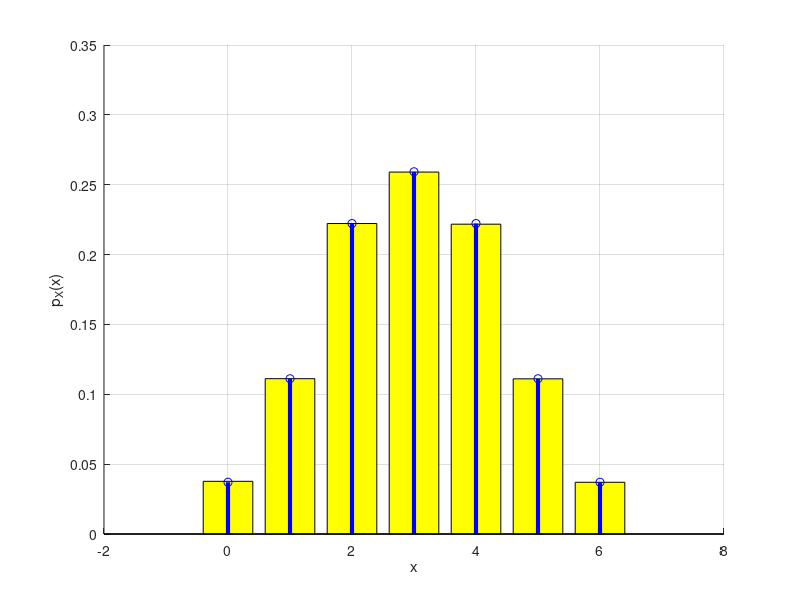
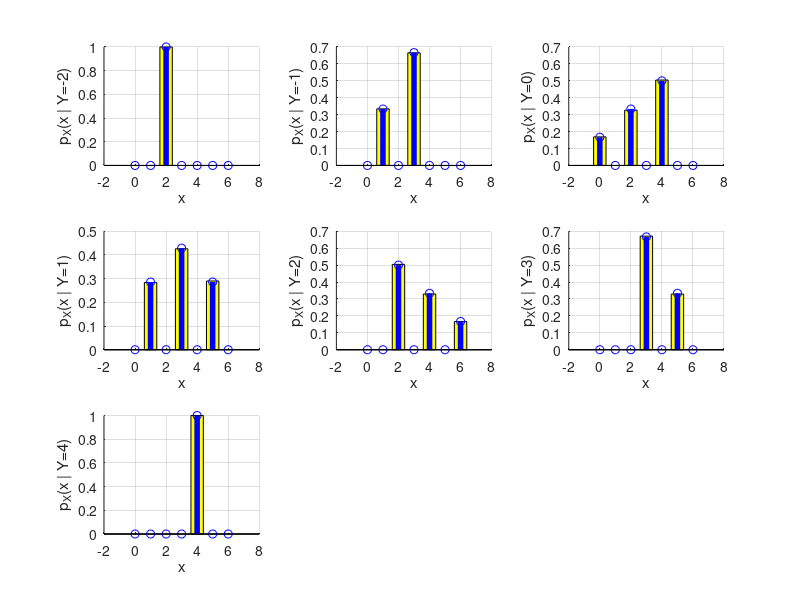
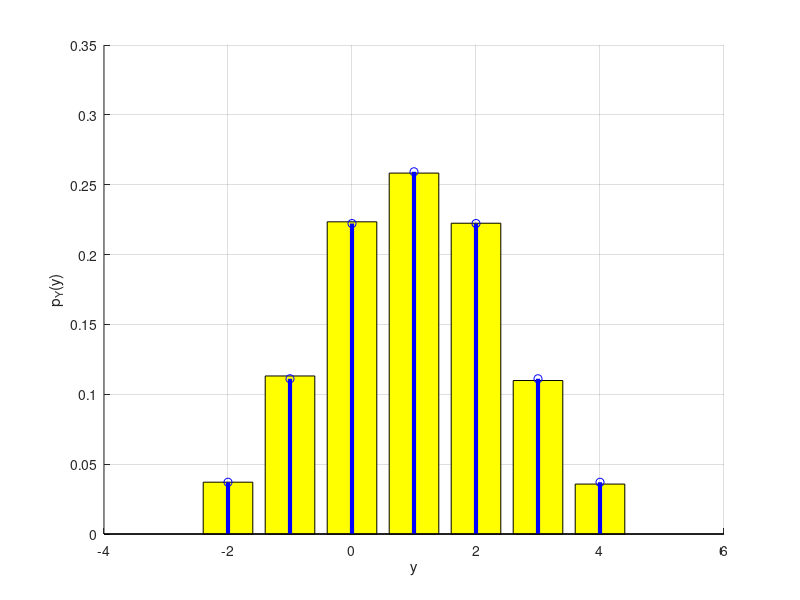
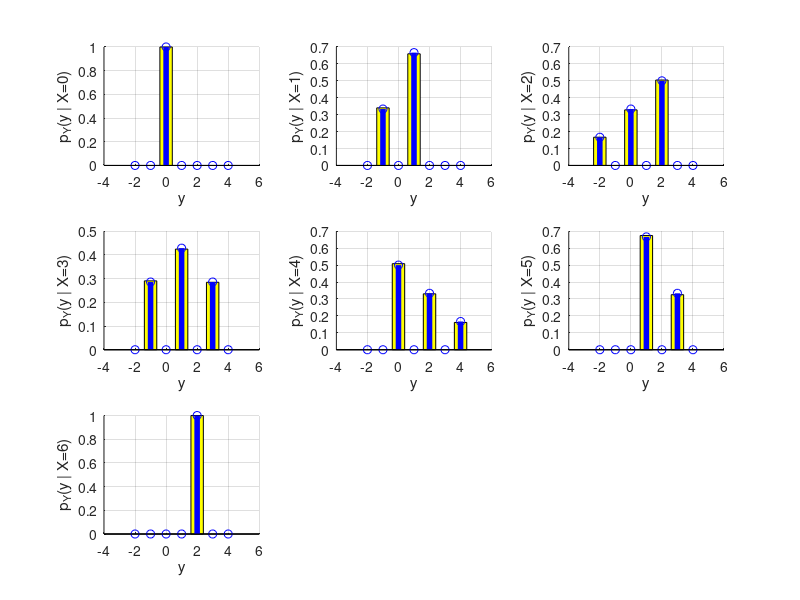

The MATLAB source for these figures, in order:
close all; clear all; clc;
pkg load statistics;

N = 1e5;

U1 = randi([0 2], 1, N);
U2 = randi([0 2], 1, N);
U3 = randi([0 2], 1, N);

X = U1 + U2 + U3;
Y = U1 + U2 - U3;

x = [0 1 2 3 4 5 6];
y = [-2 -1 0 1 2 3 4];


% Conjunta

pmfXY_sim = hist3([X' Y'], {x, y}) / N
pmfXY_teo = [   0      0   1/27      0      0      0      0; 
                0   1/27      0   2/27      0      0      0;
             1/27      0   2/27      0   3/27      0      0;
                0   2/27      0   3/27      0   2/27      0;
                0      0   3/27      0   2/27      0   1/27;
                0      0      0   2/27      0   1/27      0;
                0      0      0      0   1/27      0      0]

% Marginais

pmfX_sim = hist(X, x) / N
pmfX_teo = [1/27 3/27 6/27 7/27 6/27 3/27 1/27]

pmfY_sim = hist(Y, y) / N
pmfY_teo = [1/27 3/27 6/27 7/27 6/27 3/27 1/27]

% Condicionais

pmfX_condY_sim = zeros(length(x), length(y));
for i = 1:length(y)
  XcondY = X(Y == y(i));
  pmfX_condY_sim(i, :) = hist(XcondY, x) / sum(Y == y(i));
end

pmfX_condY_sim
pmfX_condY_teo = [  0   0   1   0   0   0   0;
                    0 1/3   0 2/3   0   0   0;
                  1/6   0 2/6   0 3/6   0   0;
                    0 2/7   0 3/7   0 2/7   0;
                    0   0 3/6   0 2/6   0 1/6;
                    0   0   0 2/3   0 1/3   0;
                    0   0   0   0   1   0   0]

pmfY_condX_sim = zeros(length(y), length(x));
for i = 1:length(x)
  YcondX = Y(X == x(i));
  pmfY_condX_sim(i, :) = hist(YcondX, y) / sum(X == x(i));
end

pmfY_condX_sim
pmfY_condX_teo = [  0   0   1   0   0   0   0;
                    0 1/3   0 2/3   0   0   0;
                  1/6   0 2/6   0 3/6   0   0;
                    0 2/7   0 3/7   0 2/7   0;
                    0   0 3/6   0 2/6   0 1/6;
                    0   0   0 2/3   0 1/3   0;
                    0   0   0   0   1   0   0]

figure; hold on; grid on;
bar(x, pmfX_sim, 'y');
stem(x, pmfX_teo, 'b', 'LineWidth', 3);
xlabel('x'); ylabel('p_X(x)');

figure;
for i = 1 : length(y)
  subplot(3, 3, i); hold on; grid on;
  bar(x, pmfX_condY_sim(i, :), 'y');
  stem(x, pmfX_condY_teo(i, :), 'b', 'LineWidth', 4);
  xlabel('x'); ylabel(sprintf('p_X(x | Y=%d)', y(i)));
end

figure; hold on; grid on;
bar(y, pmfY_sim, 'y');
stem(y, pmfY_teo, 'b', 'LineWidth', 3);
xlabel('y'); ylabel('p_Y(y)');

figure;
for i = 1 : length(x)
  subplot(3, 3, i); hold on; grid on;
  bar(y, pmfY_condX_sim(i, :), 'y');
  stem(y, pmfY_condX_teo(i, :), 'b', 'LineWidth', 4);
  xlabel('y'); ylabel(sprintf('p_Y(y | X=%d)', x(i)));
end